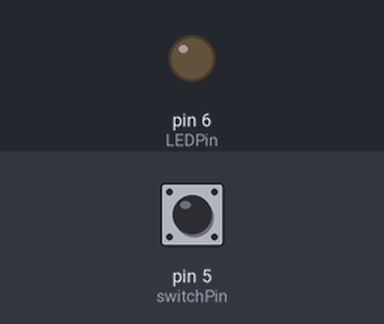
Simulated run of this sketch. Board: Arduino Uno, built with avr-gcc and run on an emulated ATmega328P. On the bench: output pins drawn as LEDs (lit = HIGH). Inputs (shaded band) come from the test bench; at power-on: pin 5 (switchPin) LOW.

Above: at 1.2 s.
1.3 s: pin 5 (switchPin) pulled HIGH for 0.15 s
At 1.8 s:
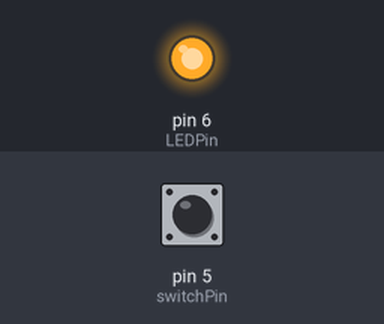
2.9 s: pin 5 (switchPin) pulled HIGH for 1 s
At 4.3 s:
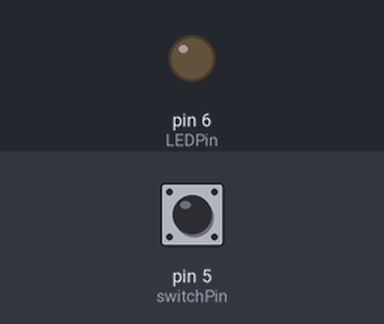
5.4 s: pin 5 (switchPin) pulled HIGH for 3.2 s
At 6.2 s:
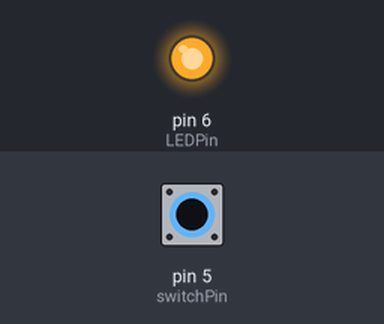
Timing chart, 0 to 8.4 s (numbered marks = the images above; inputs shaded):
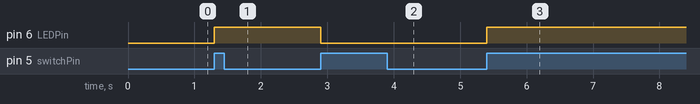

The sketch:

Conditionals.ino
```cpp
/* Conditionals Example
 * By Duleepa J Thrimawithana
 * Revision 1.0
 * 21 June 2017
 */

const int LEDPin = 6;                            //LED is connected to pin 11
const int switchPin = 5;                         //Push button is connected to pin 12
int switchInput;                                  //Declare a variable to hold input from switch
int flagA = 0;                                    //Declare a variable as a flag and initialise to 0

void setup() {
  pinMode(LEDPin, OUTPUT);                        //Initialize LED pin as output
  pinMode(switchPin, INPUT);                      //Initialize push button pin as input
}

void loop() {
  switchInput = digitalRead(switchPin);           //Read the input from switch

  if (switchInput==1 && flagA==0){                //If push button pressed and flagA is 0
    digitalWrite(LEDPin, !digitalRead(LEDPin));   //Toggle LEDPin
    flagA = 1;                                    //Set the flag to 1 to avoid toggling if button held-on
  }
  if (switchInput==0) {                           //If push button is released
    flagA = 0;                                    //Reset the flag to 0 and wait for a button press
  }
}
```

Measured:
- after the input at 1.3 s, pin 6 (LEDPin): LOW → HIGH at once
- after the input at 2.9 s, pin 6 (LEDPin): HIGH → LOW at once
- after the input at 5.4 s, pin 6 (LEDPin): LOW → HIGH at once
